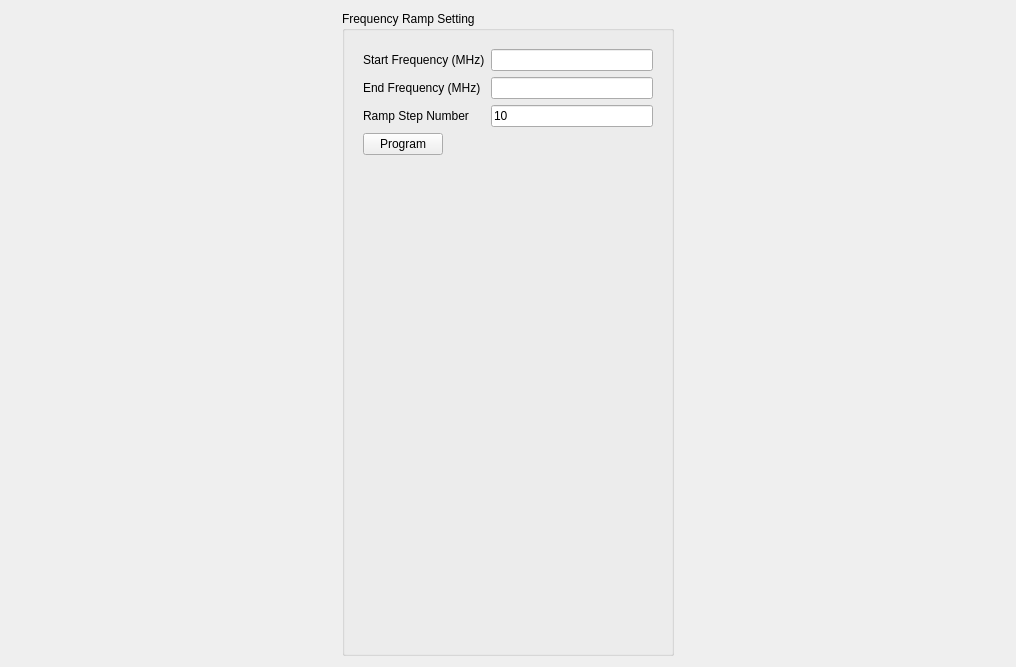
<?xml version="1.0" encoding="UTF-8"?>
<ui version="4.0">
 <class>Form</class>
 <widget class="QWidget" name="Form">
  <property name="geometry">
   <rect>
    <x>0</x>
    <y>0</y>
    <width>1016</width>
    <height>667</height>
   </rect>
  </property>
  <property name="windowTitle">
   <string>Form</string>
  </property>
  <layout class="QHBoxLayout" name="horizontalLayout">
   <item>
    <spacer name="horizontalSpacer">
     <property name="orientation">
      <enum>Qt::Horizontal</enum>
     </property>
     <property name="sizeHint" stdset="0">
      <size>
       <width>286</width>
       <height>20</height>
      </size>
     </property>
    </spacer>
   </item>
   <item>
    <layout class="QVBoxLayout" name="verticalLayout_3">
     <item>
      <widget class="QGroupBox" name="formGroupBox">
       <property name="sizePolicy">
        <sizepolicy hsizetype="Preferred" vsizetype="Preferred">
         <horstretch>0</horstretch>
         <verstretch>0</verstretch>
        </sizepolicy>
       </property>
       <property name="title">
        <string>Frequency Ramp Setting</string>
       </property>
       <property name="flat">
        <bool>false</bool>
       </property>
       <layout class="QVBoxLayout" name="verticalLayout_2">
        <item>
         <widget class="QWidget" name="formWidget" native="true">
          <layout class="QFormLayout" name="formLayout">
           <item row="0" column="0">
            <widget class="QLabel" name="start_label">
             <property name="text">
              <string>Start Frequency (MHz)</string>
             </property>
            </widget>
           </item>
           <item row="1" column="0">
            <widget class="QLabel" name="end_label">
             <property name="text">
              <string>End Frequency (MHz)</string>
             </property>
            </widget>
           </item>
           <item row="2" column="0">
            <widget class="QLabel" name="step_label">
             <property name="text">
              <string>Ramp Step Number</string>
             </property>
            </widget>
           </item>
           <item row="2" column="1">
            <widget class="QLineEdit" name="size_lineEdit">
             <property name="text">
              <string>10</string>
             </property>
            </widget>
           </item>
           <item row="5" column="0">
            <widget class="QLabel" name="printer">
             <property name="text">
              <string/>
             </property>
            </widget>
           </item>
           <item row="0" column="1">
            <widget class="QLineEdit" name="start_lineEdit"/>
           </item>
           <item row="1" column="1">
            <widget class="QLineEdit" name="end_lineEdit"/>
           </item>
           <item row="4" column="0">
            <widget class="QPushButton" name="send_pushButton">
             <property name="text">
              <string>Program</string>
             </property>
            </widget>
           </item>
          </layout>
         </widget>
        </item>
       </layout>
      </widget>
     </item>
    </layout>
   </item>
   <item>
    <spacer name="horizontalSpacer_2">
     <property name="orientation">
      <enum>Qt::Horizontal</enum>
     </property>
     <property name="sizeHint" stdset="0">
      <size>
       <width>285</width>
       <height>20</height>
      </size>
     </property>
    </spacer>
   </item>
  </layout>
 </widget>
 <resources/>
 <connections/>
</ui>
